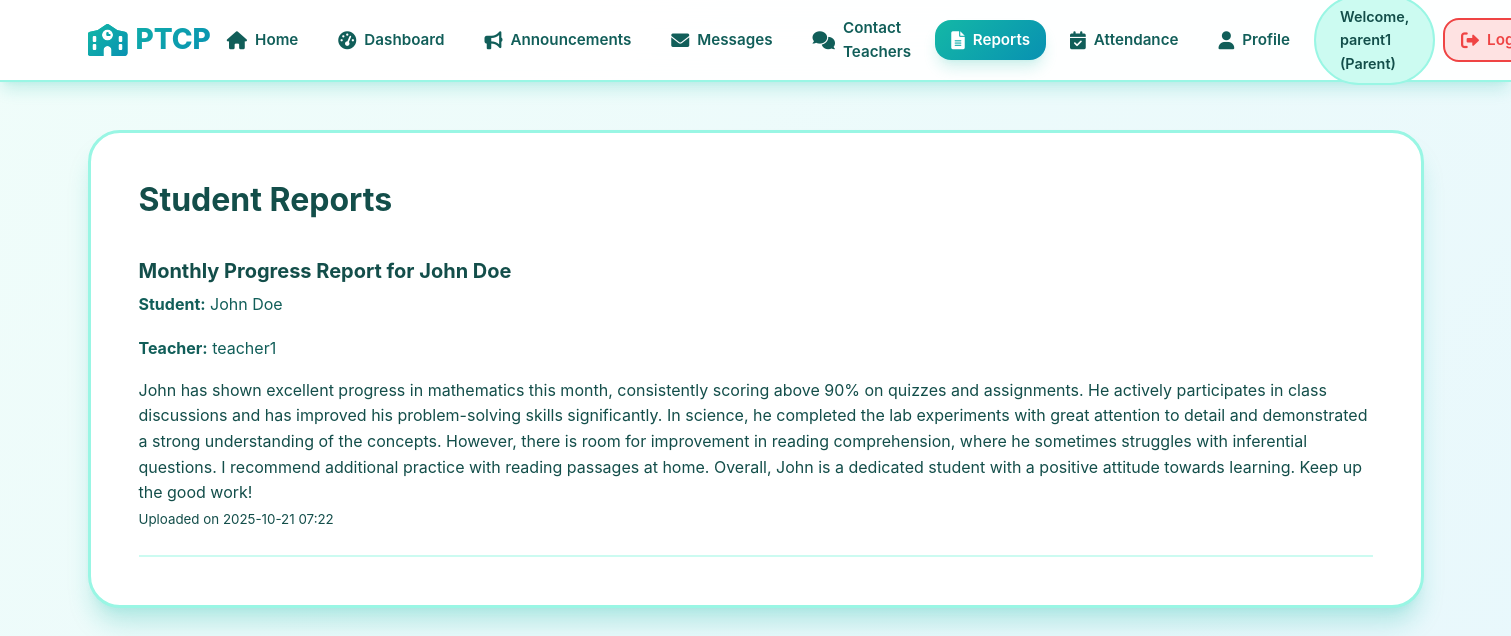
The page /parent/view_reports (signed in) on the database its author committed.
### models/user_model.py (models this page shows, shortened)
class User(UserMixin, db.Model):
    id = db.Column(db.Integer, primary_key=True)
    username = db.Column(db.String(64), unique=True, nullable=False)
    email = db.Column(db.String(120), unique=True, nullable=False)
    password_hash = db.Column(db.String(128))
    role = db.Column(db.String(20), nullable=False)  # 'teacher', 'parent', 'admin'
    is_active = db.Column(db.Boolean, default=True)

### models/report_model.py (models this page shows, shortened)
class Report(db.Model):
    id = db.Column(db.Integer, primary_key=True)
    title = db.Column(db.String(200), nullable=False)
    content = db.Column(db.Text, nullable=False)
    student_id = db.Column(db.Integer, db.ForeignKey('student.id'), nullable=False)
    teacher_id = db.Column(db.Integer, db.ForeignKey('user.id'), nullable=False)
    file_path = db.Column(db.String(500))
    timestamp = db.Column(db.DateTime, default=datetime.utcnow)
    student = db.relationship('Student', backref='reports')
    teacher = db.relationship('User', backref='uploaded_reports')

### models/student_model.py (models this page shows, shortened)
class Student(db.Model):
    id = db.Column(db.Integer, primary_key=True)
    name = db.Column(db.String(100), nullable=False)
    grade = db.Column(db.String(20), nullable=False)
    parent_id = db.Column(db.Integer, db.ForeignKey('user.id'), nullable=False)
    teacher_id = db.Column(db.Integer, db.ForeignKey('user.id'), nullable=False)
    parent = db.relationship('User', foreign_keys=[parent_id], backref='children')
    teacher = db.relationship('User', foreign_keys=[teacher_id], backref='students')

### routes/parent_routes.py (the view)
@parent_bp.route('/view_reports')
@login_required
def view_reports():
    if current_user.role != 'parent':
        return redirect(url_for('main.index'))
    reports = Report.query.join(Student).filter(Student.parent_id == current_user.id).all()
    return render_template('parent/view_reports.html', reports=reports)

### app.py (called while the page is built)
@login_manager.user_loader
def load_user(user_id):
    from models.user_model import User
    return User.query.get(int(user_id))

### templates/parent/view_reports.html (shortened to what this page needs)
{% extends "base.html" %}
{% block content %}
<div class="reports-list">
    <h2>Student Reports</h2>
    {% for report in reports %}
        <div class="report">
            <h3>{{ report.title }}</h3>
            <p><strong>Student:</strong> {{ report.student.name }}</p>
            <p><strong>Teacher:</strong> {{ report.teacher.username }}</p>
            <div class="report-content">{{ report.content }}</div>
            <small>Uploaded on {{ report.timestamp.strftime('%Y-%m-%d %H:%M') }}</small>
        </div>
    {% endfor %}
</div>
{% endblock %}

### templates/base.html (shortened to what this page needs)
<!DOCTYPE html>
<html lang="en">
<head>
    <link rel="stylesheet" href="{{ url_for('static', filename='css/style.css') }}">
    <link rel="stylesheet" href="https://cdnjs.cloudflare.com/ajax/libs/font-awesome/6.0.0/css/all.min.css">
</head>
<body>
    {% if current_user.is_authenticated %}
    <div class="full-width-layout">
        <header class="top-nav">
            <div class="nav-container">
                <h1><i class="fas fa-school"></i> PTCP</h1>
                <nav class="main-nav">
                    <ul>
                        <li>
                            <a href="{{ url_for('main.index') }}" class="{% if request.endpoint == 'main.index' %}active{% endif %}">
                                <i class="fas fa-home"></i> Home
                            </a>
                        </li>
                        {% if current_user.role == 'admin' %}
                            <li>
                                <a href="{{ url_for('admin.dashboard') }}" class="{% if 'admin' in request.endpoint %}active{% endif %}">
                                    <i class="fas fa-tachometer-alt"></i> Dashboard
                                </a>
                            </li>
                            <li>
                                <a href="{{ url_for('admin.manage_users') }}" class="{% if request.endpoint == 'admin.manage_users' %}active{% endif %}">
                                    <i class="fas fa-users"></i> Manage Users
                                </a>
                            </li>
                            <li>
                                <a href="{{ url_for('admin.manage_students') }}" class="{% if request.endpoint == 'admin.manage_students' %}active{% endif %}">
                                    <i class="fas fa-user-graduate"></i> Manage Students
                                </a>
                            </li>
                            <li>
                                <a href="{{ url_for('admin.view_logs') }}" class="{% if request.endpoint == 'admin.view_logs' %}active{% endif %}">
                                    <i class="fas fa-history"></i> Activity Logs
                                </a>
                            </li>
                        {% elif current_user.role == 'parent' %}
                            <li>
                                <a href="{{ url_for('parent.dashboard') }}" class="{% if request.endpoint == 'parent.dashboard' %}active{% endif %}">
                                    <i class="fas fa-tachometer-alt"></i> Dashboard
                                </a>
                            </li>
                            <li>
                                <a href="{{ url_for('parent.view_announcements') }}" class="{% if request.endpoint == 'parent.view_announcements' %}active{% endif %}">
                                    <i class="fas fa-bullhorn"></i> Announcements
                                </a>
                            </li>
                            <li>
                                <a href="{{ url_for('parent.view_messages') }}" class="{% if request.endpoint == 'parent.view_messages' %}active{% endif %}">
                                    <i class="fas fa-envelope"></i> Messages
                                </a>
                            </li>
                            <li>
                                <a href="{{ url_for('parent.contact_teacher_list') }}" class="{% if request.endpoint == 'parent.contact_teacher_list' %}active{% endif %}">
                                    <i class="fas fa-comments"></i> Contact Teachers
                                </a>
                            </li>
                            <li>
                                <a href="{{ url_for('parent.view_reports') }}" class="{% if request.endpoint == 'parent.view_reports' %}active{% endif %}">
                                    <i class="fas fa-file-alt"></i> Reports
                                </a>
                            </li>
                            <li>
                                <a href="{{ url_for('parent.attendance_log') }}" class="{% if request.endpoint == 'parent.attendance_log' %}active{% endif %}">
                                    <i class="fas fa-calendar-check"></i> Attendance
                                </a>
                            </li>
                            <li>
                                <a href="{{ url_for('parent.profile') }}" class="{% if request.endpoint == 'parent.profile' %}active{% endif %}">
                                    <i class="fas fa-user"></i> Profile
                                </a>
                            </li>
                        {% endif %}
                        <li class="user-info">
                            <span>Welcome, {{ current_user.username }} ({{ current_user.role.title() }})</span>
                        </li>
                        <li class="logout">
                            <a href="{{ url_for('auth.logout') }}">
                                <i class="fas fa-sign-out-alt"></i> Logout
                            </a>
                        </li>
                    </ul>
                </nav>
            </div>
        </header>
        <main class="main-content-full">
            <div class="content-body">
                {% block content %}{% endblock %}
            </div>
        </main>
    </div>
    {% endif %}
</body>
</html>

### rows shown on the page
User: username "parent1", role "Parent"
Report: title "Monthly Progress Report for John Doe", student.name "John Doe", teacher.username "teacher1", content "John has shown excellent progress in mathematics this month, consistently scoring above 90% on quizzes and assignments. He actively participates in class discussions and has improved his problem-solving skills significantly. In science, he completed the lab experiments with great attention to detail and demonstrated a strong understanding of the concepts. However, there is room for improvement in reading comprehension, where he sometimes struggles with inferential questions. I recommend additional practice with reading passages at home. Overall, John is a dedicated student with a positive attitude towards learning. Keep up the good work!", timestamp "2025-10-21 07:22"
